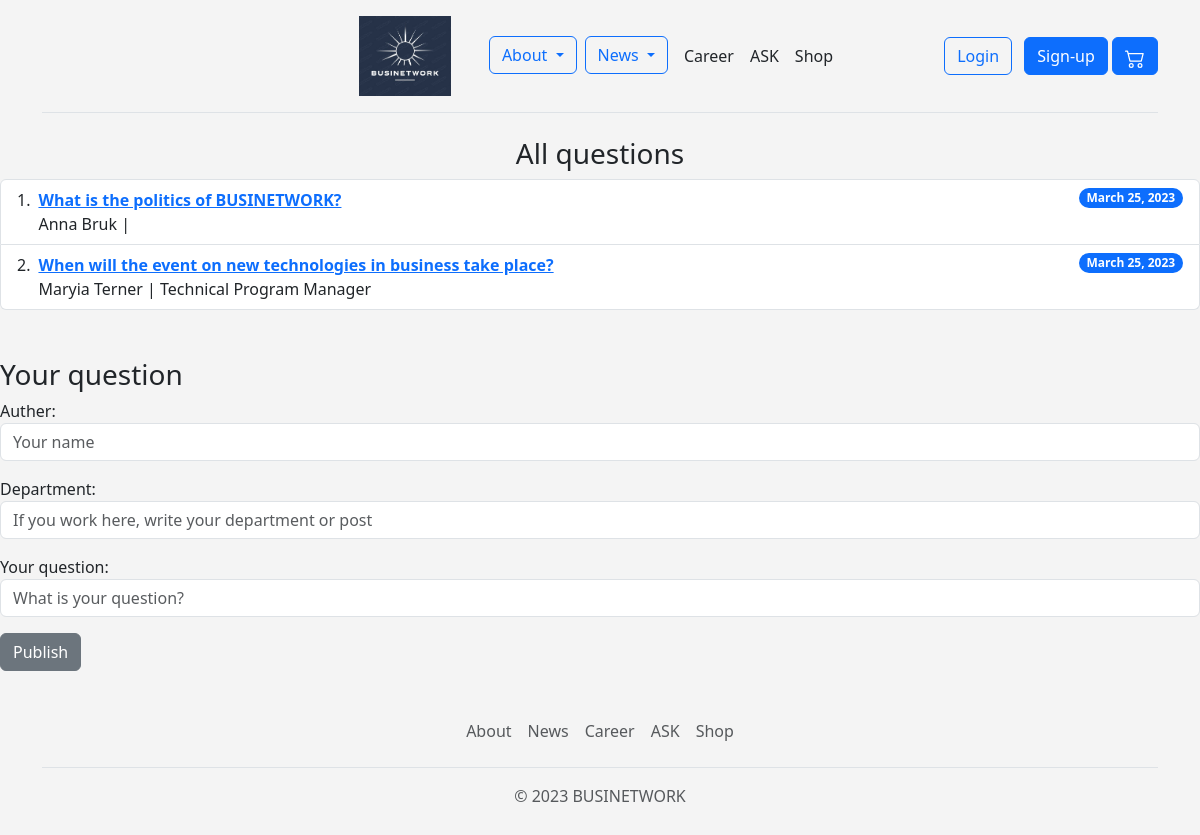
Screenshot of /ask/Business/ with the database file from the repository.
### ask/models.py (models this page shows, shortened)
class Question(models.Model):
    category = models.ForeignKey('Category', on_delete=models.CASCADE)
    auther = models.CharField(max_length=50)
    department = models.CharField(max_length=50, blank=True, null=True)
    date_of_create = models.DateField(auto_now_add=True)
    your_question = models.TextField()

### ask/views.py (the view, shortened to what this page needs)
# urls.py: path('<category>/', views.all_question, name='all_questions'),
def all_question(request, category):
    questions = models.Question.objects.filter(category__name=category).order_by('-date_of_create')
    this_category = models.Category.objects.get(name=category)
    form = forms.QuestionForm()
    context = {
        'form': form,
        'questions': questions,
        'category': category
    }
    return render(request, 'ask/ask_questions.html', context)

### ask/forms.py
class QuestionForm(forms.Form):
    auther = forms.CharField(max_length=50,
                             widget=forms.TextInput(attrs={'class': 'form-control', 'placeholder': 'Your name'}))
    department = forms.CharField(max_length=50, widget=forms.TextInput(
        attrs={'class': 'form-control', 'placeholder': 'If you work here, write your department or post'}),
                                 required=False)
    your_question = forms.CharField(
        widget=forms.TextInput(attrs={'class': 'form-control', 'placeholder': 'What is your question?'}))
    class Meta:
        model = models.Question
        fields = ('auther', 'department', 'your_question')

### templates/ask/ask_questions.html (shortened to what this page needs)
{% extends "base.html" %}
{% block page_content %}
<h3 align="center">All questions</h3>
<ol class="list-group list-group-numbered">
    {% for one_question in questions %}
    <li class="list-group-item d-flex justify-content-between align-items-start">
        <div class="ms-2 me-auto">
            <div class="fw-bold"><a href="{% url 'all_comments' category one_question.pk %}">{{ one_question.your_question }}</a>
            </div>
            {{ one_question.auther }} | {{ one_question.department }}
        </div>
        <span class="badge bg-primary rounded-pill">{{ one_question.date_of_create }}</span>
    </li>
    {% endfor %}
</ol>
<br>
<br>
<h3>Your question</h3>
<form method="post" action="{% url 'all_questions' category %}">
    {{ form.as_p }}
    <button class="btn btn-secondary">Publish</button>
</form>
{% endblock %}

### rows the page displays
Question: your_question "What is the politics of BUSINETWORK?", auther "Anna Bruk", date_of_create "March 25, 2023"
Question: your_question "When will the event on new technologies in business take place?", auther "Maryia Terner", department "Technical Program Manager", date_of_create "March 25, 2023"
